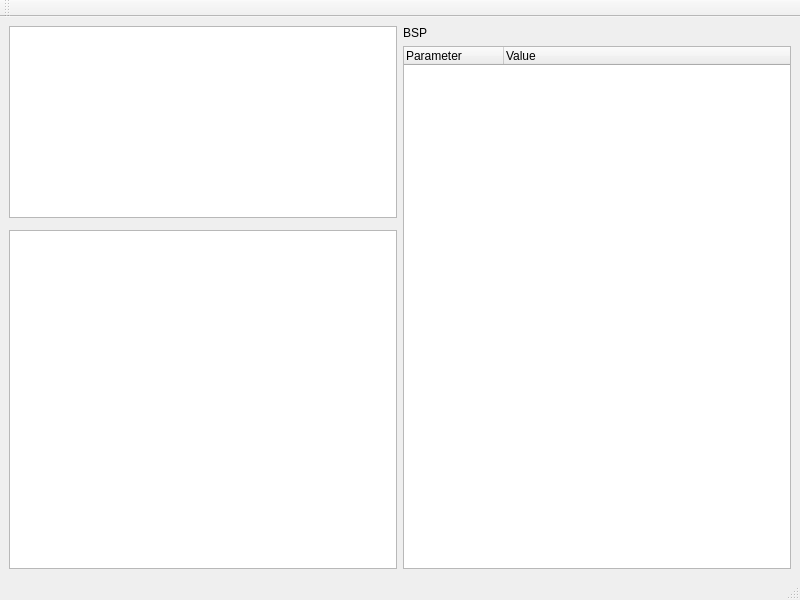
<?xml version="1.0" encoding="UTF-8"?>
<ui version="4.0">
 <class>MainWindow</class>
 <widget class="QMainWindow" name="MainWindow">
  <property name="geometry">
   <rect>
    <x>0</x>
    <y>0</y>
    <width>800</width>
    <height>600</height>
   </rect>
  </property>
  <property name="sizePolicy">
   <sizepolicy hsizetype="Fixed" vsizetype="Fixed">
    <horstretch>0</horstretch>
    <verstretch>0</verstretch>
   </sizepolicy>
  </property>
  <property name="windowTitle">
   <string>MainWindow</string>
  </property>
  <widget class="QWidget" name="centralwidget">
   <layout class="QHBoxLayout" name="horizontalLayout">
    <item>
     <layout class="QVBoxLayout" name="verticalLayout">
      <item>
       <widget class="QTextEdit" name="textEdit">
        <property name="enabled">
         <bool>true</bool>
        </property>
        <property name="sizePolicy">
         <sizepolicy hsizetype="Minimum" vsizetype="Minimum">
          <horstretch>0</horstretch>
          <verstretch>0</verstretch>
         </sizepolicy>
        </property>
        <property name="font">
         <font>
          <family>Monospace</family>
          <pointsize>20</pointsize>
         </font>
        </property>
        <property name="focusPolicy">
         <enum>Qt::NoFocus</enum>
        </property>
        <property name="verticalScrollBarPolicy">
         <enum>Qt::ScrollBarAlwaysOff</enum>
        </property>
        <property name="horizontalScrollBarPolicy">
         <enum>Qt::ScrollBarAlwaysOff</enum>
        </property>
        <property name="sizeAdjustPolicy">
         <enum>QAbstractScrollArea::AdjustIgnored</enum>
        </property>
        <property name="textInteractionFlags">
         <set>Qt::NoTextInteraction</set>
        </property>
       </widget>
      </item>
      <item>
       <widget class="QKeyboard" name="kbd" native="true"/>
      </item>
      <item>
       <widget class="QTextEdit" name="debug">
        <property name="readOnly">
         <bool>true</bool>
        </property>
       </widget>
      </item>
     </layout>
    </item>
    <item>
     <layout class="QVBoxLayout" name="verticalLayout_2">
      <property name="leftMargin">
       <number>0</number>
      </property>
      <item>
       <widget class="QLabel" name="label">
        <property name="text">
         <string>BSP</string>
        </property>
       </widget>
      </item>
      <item>
       <widget class="Bsp" name="bsp">
        <column>
         <property name="text">
          <string>Parameter</string>
         </property>
        </column>
        <column>
         <property name="text">
          <string>Value</string>
         </property>
        </column>
       </widget>
      </item>
     </layout>
    </item>
   </layout>
  </widget>
  <widget class="QMenuBar" name="menubar">
   <property name="geometry">
    <rect>
     <x>0</x>
     <y>0</y>
     <width>800</width>
     <height>22</height>
    </rect>
   </property>
  </widget>
  <widget class="QStatusBar" name="statusbar"/>
  <widget class="QToolBar" name="toolBar">
   <property name="windowTitle">
    <string>toolBar</string>
   </property>
   <attribute name="toolBarArea">
    <enum>TopToolBarArea</enum>
   </attribute>
   <attribute name="toolBarBreak">
    <bool>false</bool>
   </attribute>
  </widget>
 </widget>
 <customwidgets>
  <customwidget>
   <class>QKeyboard</class>
   <extends>QWidget</extends>
   <header>qkeyboard.h</header>
   <container>1</container>
  </customwidget>
  <customwidget>
   <class>Bsp</class>
   <extends>QTreeWidget</extends>
   <header>bsp.h</header>
  </customwidget>
 </customwidgets>
 <resources/>
 <connections/>
</ui>
